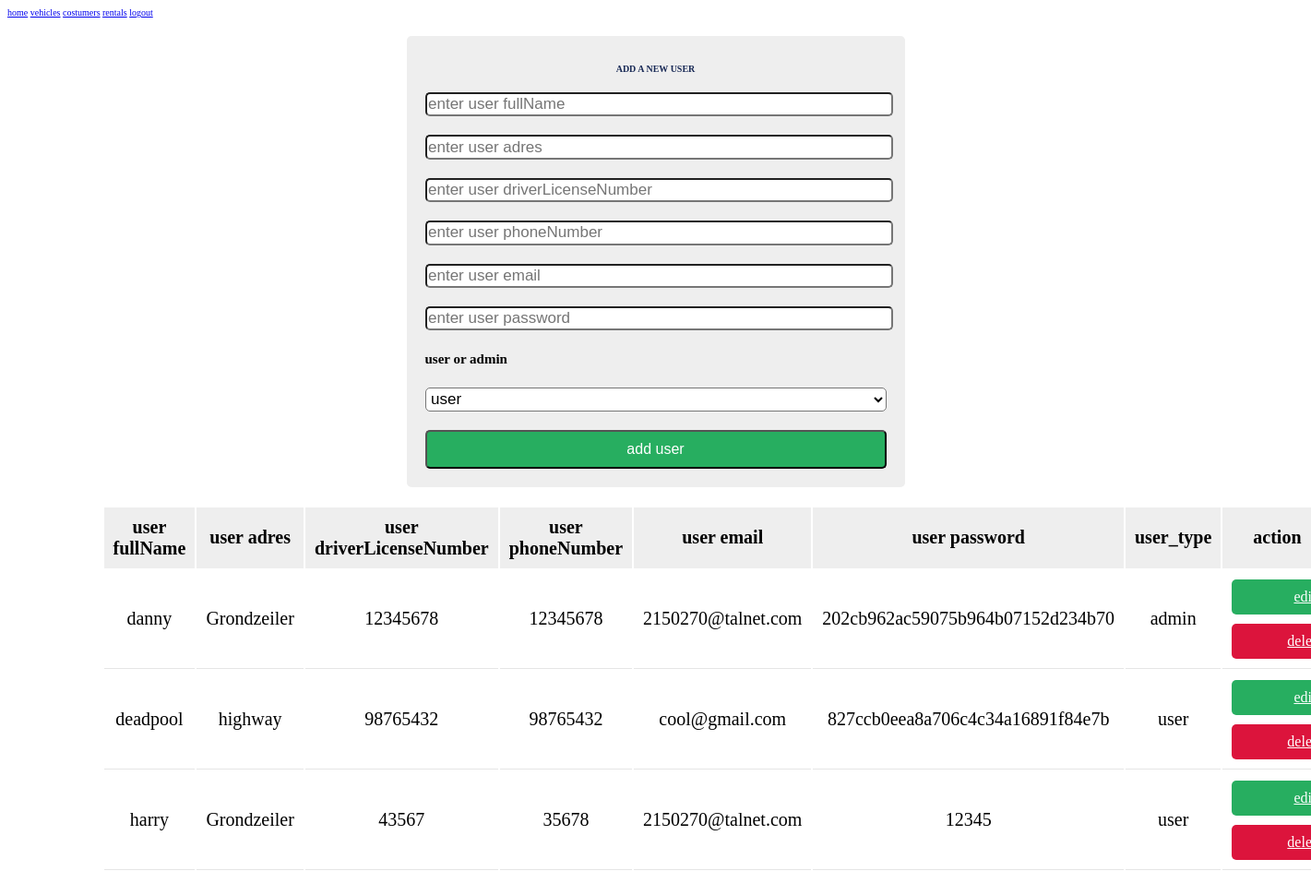
Page /car_rental/user.php on the committed database.
### tables this page shows
CREATE TABLE `user_form` (
  `id` int(11) NOT NULL,
  `fullName` varchar(100) NOT NULL,
  `adres` varchar(100) NOT NULL,
  `driverLicenseNumber` varchar(100) NOT NULL,
  `phoneNumber` varchar(100) NOT NULL,
  `email` varchar(100) NOT NULL,
  `password` varchar(100) NOT NULL,
  `user_type` varchar(100) NOT NULL DEFAULT 'user'
);

### car_rental/user.php (the view, shortened to what this page needs)
<?php
@include 'database.php';
?>
<!DOCTYPE html>
<html lang="en">
<head>
    <link rel="stylesheet" href="admin.css">
</head>
<body>
    <header class="header">
        <nav class="navbar">
            <a href="admin.php">home</a>
            <a href="vehicles.php">vehicles</a>
            <a href="users.php">costumers</a>
            <a href="rentals.php">rentals</a>
            <a href="logout.php">logout</a>
        </nav>
    </header>
    <div class="container">
        <div class="admin-car-form-container">
            <form action="<?php $_SERVER['PHP_SELF'] ?>" method="post" enctype="multipart/form-data">
                <h3>add a new user</h3>
                <input type="text" placeholder="enter user fullName" name="user_fullName" class="box">
                <input type="text" placeholder="enter user adres" name="user_adres" class="box">
                <input type="number" placeholder="enter user driverLicenseNumber" name="user_driverLicenseNumber"
                    class="box">
                <input type="text" placeholder="enter user phoneNumber" name="user_phoneNumber" class="box">
                <input type="text" placeholder="enter user email" name="user_email" class="box">
                <input type="password" placeholder="enter user password" name="user_password" class="box">
                <h2>user or admin</h2>
                <select class="box" name="user_user_type">
                    <option value="user">user</option>
                </select>
                <input type="submit" class="btn" name="add_user" value="add user">
            </form>
        </div>
        <?php
        $select = mysqli_query($conn, "SELECT * FROM user_form");
        ?>
        <div class="car-display">
            <table class="car-display-table">
                <thead>
                    <tr>
                        <th>user fullName</th>
                        <th>user adres</th>
                        <th>user driverLicenseNumber</th>
                        <th>user phoneNumber</th>
                        <th>user email</th>
                        <th>user password</th>
                        <th>user_type</th>
                        <th colspan="2">action</th>
                    </tr>
                </thead>
                <?php
                while ($row = mysqli_fetch_assoc($select)) {
                    ?>
                    <tr>
                        <td>
                            <?php echo $row['fullName']; ?>
                        </td>
                        <td>
                            <?php echo $row['adres']; ?>
                        </td>
                        <td>
                            <?php echo $row['driverLicenseNumber']; ?>
                        </td>
                        <td>
                            <?php echo $row['phoneNumber']; ?>
                        </td>
                        <td>
                            <?php echo $row['email']; ?>
                        </td>
                        <td>
                            <?php echo $row['password']; ?>
                        </td>
                        <td>
                            <?php echo $row['user_type']; ?>
                        </td>
                        <td>
                            <a href="edituser.php?id=<?php echo $row['id']; ?>" class="btn">edit</a>
                            <a href="user.php?delete=<?php echo $row['id']; ?>" class="btn"> delete</a>
                        </td>
                    </tr>
                <?php }
                ; ?>
            </table>
        </div>
    </div>
</body>
</html>

### car_rental/admin.css (style rules this page uses)
:root { --green: #27ae60; --black: #192a56; --white: #fff; --bg-color: #eee; --box-shadow: 0 .5rem 1rem rgba(0, 0, 0, .1); --border: .1rem solid rgba(0, 0, 0, .1); }
html { font-size: 62.5%; overflow-x: hidden; }
.btn { display: block; width: 100%; cursor: pointer; border-radius: .5rem; margin-top: 1rem; font-size: 1.6rem; padding: 1rem 3rem; background: var(--green); color: var(--white); text-align: center; }
.container { padding: 2rem; max-width: 1200px; margin: 0 auto; }
.admin-car-form-container form { max-width: 50rem; margin: 0 auto; padding: 2rem; border-radius: .5rem; background: var(--bg-color); }
.admin-car-form-container form h3 { text-transform: uppercase; color: var(--black); font-size: 1rem; text-align: center; }
.admin-car-form-container form .box { width: 100%; border-radius: .5rem; padding: 1.2px 1.5px; font-size: 1.7rem; margin: 1rem 0; background: var(--white); text-transform: none; }
.car-display { margin: 2rem 0; }
.car-display .car-display-table { width: 100%; text-align: center; }
.car-display .car-display-table thead { background: var(--bg-color); }
.car-display .car-display-table th { padding: 1rem; font-size: 2rem; }
.car-display .car-display-table td { padding: 1rem; font-size: 2rem; border-bottom: var(--border); }
.car-display .car-display-table .btn:first-child { margin: 0; }
.car-display .car-display-table .btn:last-child { background: crimson; }

### rows in the picture
user_form: fullName "danny", adres "Grondzeiler", driverLicenseNumber "12345678", phoneNumber "12345678", email "2150270@talnet.com", password "202cb962ac59075b964b07152d234b70", user_type "admin"
user_form: fullName "deadpool", adres "highway", driverLicenseNumber "98765432", phoneNumber "98765432", email "cool@gmail.com", password "827ccb0eea8a706c4c34a16891f84e7b", user_type "user"
user_form: fullName "harry", adres "Grondzeiler", driverLicenseNumber "43567", phoneNumber "35678", email "2150270@talnet.com", password "12345", user_type "user"
